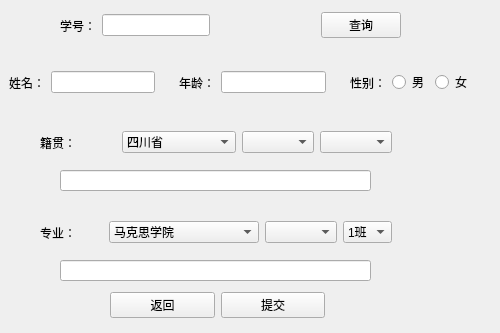
<?xml version="1.0" encoding="UTF-8"?>
<ui version="4.0">
 <class>ModifyStudentInformation</class>
 <widget class="QWidget" name="ModifyStudentInformation">
  <property name="geometry">
   <rect>
    <x>0</x>
    <y>0</y>
    <width>500</width>
    <height>333</height>
   </rect>
  </property>
  <property name="windowTitle">
   <string>Form</string>
  </property>
  <widget class="QWidget" name="widget" native="true">
   <property name="geometry">
    <rect>
     <x>60</x>
     <y>0</y>
     <width>341</width>
     <height>51</height>
    </rect>
   </property>
   <layout class="QHBoxLayout" name="horizontalLayout">
    <item>
     <widget class="QLabel" name="label">
      <property name="text">
       <string>学号：</string>
      </property>
     </widget>
    </item>
    <item>
     <widget class="QLineEdit" name="lineEdit_sid"/>
    </item>
    <item>
     <spacer name="horizontalSpacer">
      <property name="orientation">
       <enum>Qt::Horizontal</enum>
      </property>
      <property name="sizeHint" stdset="0">
       <size>
        <width>40</width>
        <height>20</height>
       </size>
      </property>
     </spacer>
    </item>
    <item>
     <widget class="QPushButton" name="pushButton_select">
      <property name="text">
       <string>查询</string>
      </property>
     </widget>
    </item>
   </layout>
  </widget>
  <widget class="QWidget" name="widget_2" native="true">
   <property name="geometry">
    <rect>
     <x>110</x>
     <y>280</y>
     <width>215</width>
     <height>50</height>
    </rect>
   </property>
   <layout class="QHBoxLayout" name="horizontalLayout_2">
    <item>
     <widget class="QPushButton" name="pushButton_back">
      <property name="text">
       <string>返回</string>
      </property>
     </widget>
    </item>
    <item>
     <widget class="QPushButton" name="pushButton">
      <property name="text">
       <string>提交</string>
      </property>
     </widget>
    </item>
   </layout>
  </widget>
  <widget class="QWidget" name="widget_6" native="true">
   <property name="geometry">
    <rect>
     <x>0</x>
     <y>50</y>
     <width>481</width>
     <height>65</height>
    </rect>
   </property>
   <layout class="QHBoxLayout" name="horizontalLayout_6">
    <item>
     <widget class="QWidget" name="widget_3" native="true">
      <layout class="QHBoxLayout" name="horizontalLayout_3">
       <item>
        <widget class="QLabel" name="label_2">
         <property name="text">
          <string>姓名：</string>
         </property>
        </widget>
       </item>
       <item>
        <widget class="QLineEdit" name="lineEdit_name"/>
       </item>
      </layout>
     </widget>
    </item>
    <item>
     <widget class="QWidget" name="widget_4" native="true">
      <layout class="QHBoxLayout" name="horizontalLayout_4">
       <item>
        <widget class="QLabel" name="label_3">
         <property name="text">
          <string>年龄：</string>
         </property>
        </widget>
       </item>
       <item>
        <widget class="QLineEdit" name="lineEdit_age"/>
       </item>
      </layout>
     </widget>
    </item>
    <item>
     <widget class="QWidget" name="widget_5" native="true">
      <layout class="QHBoxLayout" name="horizontalLayout_5">
       <item>
        <widget class="QLabel" name="label_5">
         <property name="text">
          <string>性别：</string>
         </property>
        </widget>
       </item>
       <item>
        <widget class="QRadioButton" name="radioButton_man">
         <property name="text">
          <string>男</string>
         </property>
        </widget>
       </item>
       <item>
        <widget class="QRadioButton" name="radioButton_woman">
         <property name="text">
          <string>女</string>
         </property>
        </widget>
       </item>
      </layout>
     </widget>
    </item>
   </layout>
  </widget>
  <widget class="QWidget" name="widget_8" native="true">
   <property name="geometry">
    <rect>
     <x>40</x>
     <y>110</y>
     <width>361</width>
     <height>65</height>
    </rect>
   </property>
   <layout class="QHBoxLayout" name="horizontalLayout_8">
    <item>
     <widget class="QLabel" name="label_4">
      <property name="enabled">
       <bool>true</bool>
      </property>
      <property name="text">
       <string>籍贯：</string>
      </property>
     </widget>
    </item>
    <item>
     <widget class="QWidget" name="widget_7" native="true">
      <layout class="QHBoxLayout" name="horizontalLayout_7">
       <item>
        <widget class="QComboBox" name="comboBox_province">
         <item>
          <property name="text">
           <string>四川省</string>
          </property>
         </item>
         <item>
          <property name="text">
           <string>北京市</string>
          </property>
         </item>
         <item>
          <property name="text">
           <string>上海市</string>
          </property>
         </item>
         <item>
          <property name="text">
           <string>广西壮族自治区</string>
          </property>
         </item>
         <item>
          <property name="text">
           <string>广东省</string>
          </property>
         </item>
         <item>
          <property name="text">
           <string/>
          </property>
         </item>
        </widget>
       </item>
       <item>
        <widget class="QComboBox" name="comboBox_city"/>
       </item>
       <item>
        <widget class="QComboBox" name="comboBox_county"/>
       </item>
      </layout>
     </widget>
    </item>
   </layout>
  </widget>
  <widget class="QWidget" name="widget_9" native="true">
   <property name="geometry">
    <rect>
     <x>40</x>
     <y>200</y>
     <width>361</width>
     <height>65</height>
    </rect>
   </property>
   <layout class="QHBoxLayout" name="horizontalLayout_9">
    <item>
     <widget class="QLabel" name="label_6">
      <property name="enabled">
       <bool>true</bool>
      </property>
      <property name="text">
       <string>专业：</string>
      </property>
     </widget>
    </item>
    <item>
     <widget class="QWidget" name="widget_10" native="true">
      <layout class="QHBoxLayout" name="horizontalLayout_10">
       <item>
        <widget class="QComboBox" name="comboBox_college">
         <item>
          <property name="text">
           <string>马克思学院</string>
          </property>
         </item>
         <item>
          <property name="text">
           <string>管理学院</string>
          </property>
         </item>
         <item>
          <property name="text">
           <string>计算机与软件工程学院</string>
          </property>
         </item>
         <item>
          <property name="text">
           <string>理学院</string>
          </property>
         </item>
         <item>
          <property name="text">
           <string>外国语学院</string>
          </property>
         </item>
         <item>
          <property name="text">
           <string/>
          </property>
         </item>
        </widget>
       </item>
       <item>
        <widget class="QComboBox" name="comboBox_major"/>
       </item>
       <item>
        <widget class="QComboBox" name="comboBox_class">
         <item>
          <property name="text">
           <string>1班</string>
          </property>
         </item>
         <item>
          <property name="text">
           <string>2班</string>
          </property>
         </item>
         <item>
          <property name="text">
           <string>3班</string>
          </property>
         </item>
         <item>
          <property name="text">
           <string>4班</string>
          </property>
         </item>
         <item>
          <property name="text">
           <string>5班</string>
          </property>
         </item>
         <item>
          <property name="text">
           <string/>
          </property>
         </item>
        </widget>
       </item>
      </layout>
     </widget>
    </item>
   </layout>
  </widget>
  <widget class="QLineEdit" name="lineEdit_showPlace">
   <property name="geometry">
    <rect>
     <x>60</x>
     <y>170</y>
     <width>311</width>
     <height>21</height>
    </rect>
   </property>
   <property name="readOnly">
    <bool>true</bool>
   </property>
  </widget>
  <widget class="QLineEdit" name="lineEdit_showMajor">
   <property name="geometry">
    <rect>
     <x>60</x>
     <y>260</y>
     <width>311</width>
     <height>21</height>
    </rect>
   </property>
   <property name="readOnly">
    <bool>true</bool>
   </property>
  </widget>
 </widget>
 <resources/>
 <connections/>
</ui>
